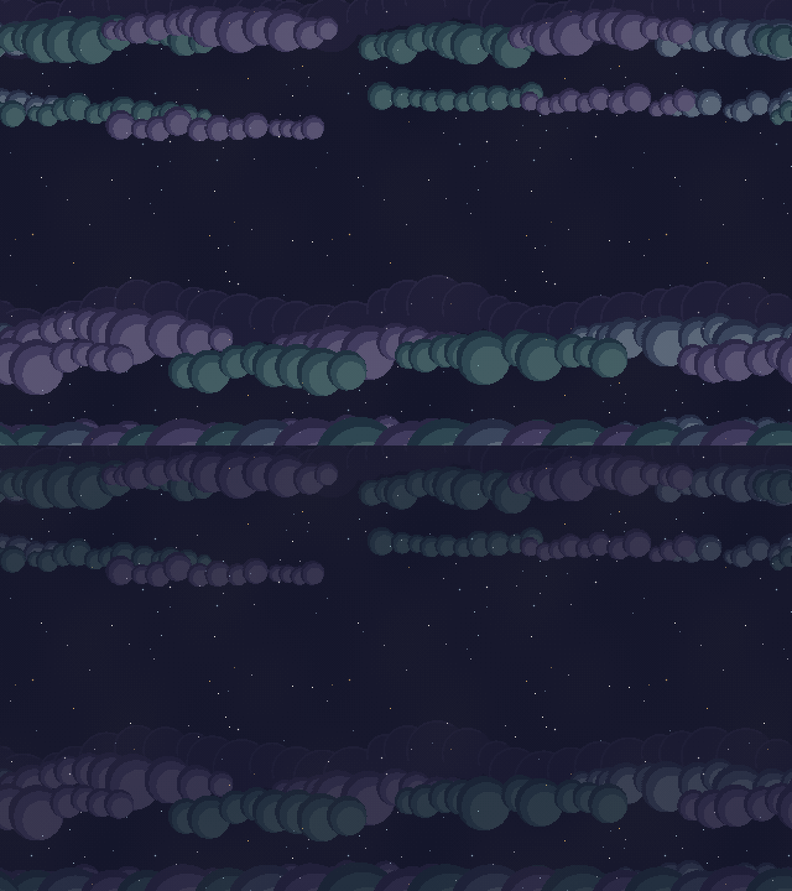
#> input picture art-src/space/work/puffs-a-view.png, 792 x 891 px, shrunk from 1280 x 1440 before the run
$ python nebula_metrics.py ../work/puffs-a-view.png
#> lines starting #> are read from the running program, lines starting #| are printed output that depends on the picture
"""Print nebula layer metrics: uniform 2x2 block ratio (visible), alpha levels, colour count, wrap seam diff."""
import sys
import numpy as np
from PIL import Image
a = np.array(Image.open(sys.argv[1]).convert("RGBA")).astype(int)
H, W = a.shape[:2]
#> H = 891; W = 792
b = a[: H // 2 * 2, : W // 2 * 2]
blocks = b.reshape(H // 2, 2, W // 2, 2, 4)
vis = blocks[..., 3].max(axis=(1, 3)) > 0
#> vis: shape (445, 396) bool; every value is 1
uni = (blocks == blocks[:, :1, :, :1]).all(axis=(1, 3, 4))
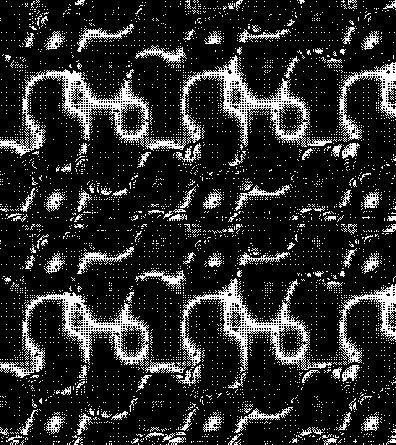
#> uni: shape (445, 396) bool; 16.8% white in thin lines or dots
# offset grid too (catches 2x upscales at odd phase)
b2 = a[1 : 1 + (H - 2) // 2 * 2, 1 : 1 + (W - 2) // 2 * 2]
bl2 = b2.reshape((H - 2) // 2, 2, (W - 2) // 2, 2, 4)
vis2 = bl2[..., 3].max(axis=(1, 3)) > 0
#> vis2: shape (444, 395) bool; every value is 1
uni2 = (bl2 == bl2[:, :1, :, :1]).all(axis=(1, 3, 4))
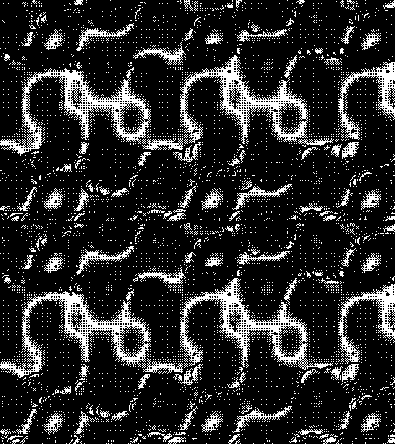
#> uni2: shape (444, 395) bool; 16.8% white in thin lines or dots
al = a[..., 3]
#> al: shape (891, 792) int64; every value is 255
print(f"uniform2x2 visible={uni[vis].mean():.3f} offset={uni2[vis2].mean():.3f}")
#| uniform2x2 visible=0.168 offset=0.168
print("alpha levels", dict(zip(*np.unique(al, return_counts=True))))
#| alpha levels {255: 705672}
print("opaque-ish(>=127)", (al >= 127).sum(), "visible", (al > 0).sum())
#| opaque-ish(>=127) 705672 visible 705672
seam = np.abs(a[:, -1, :3] - a[:, 0, :3]).sum(1).mean()
#> seam = 8.6
adj = np.abs(a[:, 1:, :3] - a[:, :-1, :3]).sum(2).mean()
#> adj = 5.46
print(f"seam diff {seam:.1f} vs mean adjacent {adj:.1f}")
#| seam diff 8.6 vs mean adjacent 5.5
